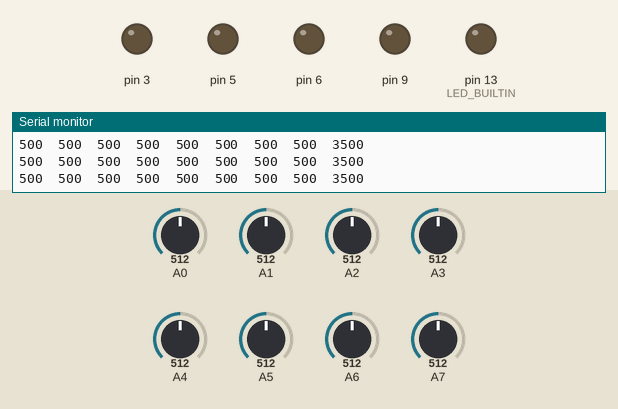
Recording of a sketch running on a simulated Arduino Nano, built with avr-gcc and run on an emulated ATmega328P. Shown: output pins drawn as LEDs (lit = HIGH), the last lines printed to the serial monitor. The test bench sets the inputs (shaded band); at power-on: A0 = 512, A3 = 512, A1 = 512, A2 = 512, A4 = 512, A5 = 512, A6 = 512, A7 = 512.

Above: at 12.7 s.
12.8 s: A0 set to 860
15.8 s: A0 set to 883
At 16.2 s:
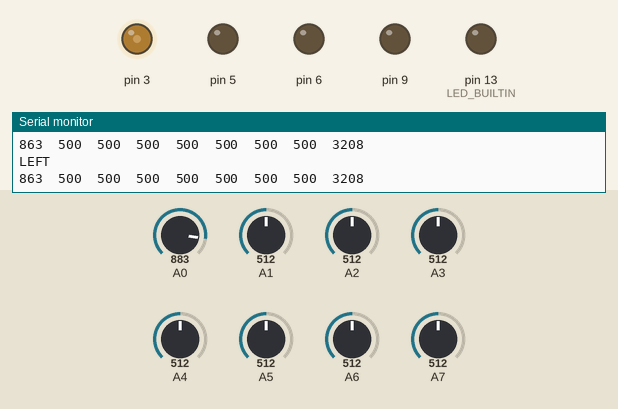
17.3 s: A3 set to 859
20.3 s: A3 set to 879
At 21.5 s:
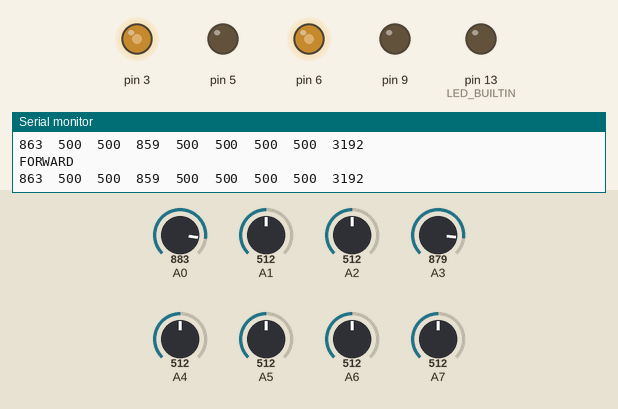
21.8 s: A1 set to 108
24.8 s: A1 set to 98
Timing chart, 0 to 27.8 s (numbered marks = the images above; inputs shaded):
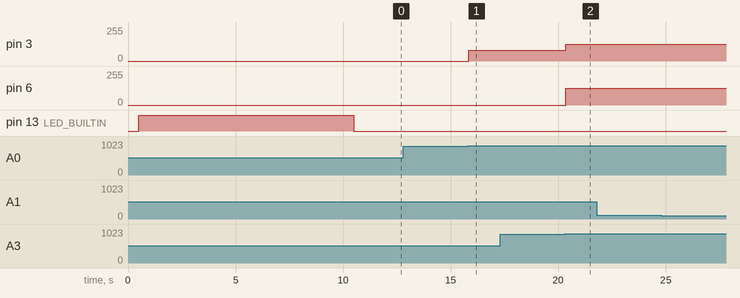

Measured:
- the behaviour switches between 870 and 871 on A0 (found by bisection; images 0 and 1)
- the behaviour switches between 870 and 871 on A3 (found by bisection; images 1 and 2)
- after the input at 15.8 s, pin 3: 0/255 → 80/255 at once
- after the input at 20.3 s, pin 3: 80/255 → 127/255 after 0.06 s; pin 6: 0/255 → 127/255 after 0.06 s

The sketch:

QTRAExample.ino
```cpp
#include <QTRSensors.h>
QTRSensors qtr;
int Last = 0;

const uint8_t SensorCount = 8;
uint16_t sensorValues[SensorCount];

void setup()
{
  // configure the sensors
  qtr.setTypeAnalog();
  qtr.setSensorPins((const uint8_t[]){A0, A1, A2, A3, A4, A5, A6, A7}, SensorCount);
  qtr.setEmitterPin(2);

  delay(500);
  pinMode(LED_BUILTIN, OUTPUT);
  digitalWrite(LED_BUILTIN, HIGH); // turn on Arduino's LED to indicate we are in calibration mode
  for (uint16_t i = 0; i < 400; i++)
  {
    qtr.calibrate();
  }
  digitalWrite(LED_BUILTIN, LOW);
  Serial.begin(9600);
  for (uint8_t i = 0; i < SensorCount; i++)
  {
    Serial.print(qtr.calibrationOn.minimum[i]);
    Serial.print(' ');
  }
  Serial.println();

  for (uint8_t i = 0; i < SensorCount; i++)
  {
    Serial.print(qtr.calibrationOn.maximum[i]);
    Serial.print(' ');
  }
  Serial.println();
  Serial.println();
  delay(1000);
}

void loop()
{

  uint16_t position = qtr.readLineBlack(sensorValues);
  for (uint8_t i = 0; i < SensorCount; i++)
  {
    Serial.print(sensorValues[i]);
    Serial.print('\t');
  }
  Serial.println(position);
  if(sensorValues[3] > qtr.calibrationOn.maximum[3] - 150 || sensorValues[4] > qtr.calibrationOn.maximum[4] - 150){
    analogWrite(3, 127);
    analogWrite(5, 0);
    analogWrite(6, 127);
    analogWrite(9, 0);
    Serial.print("FORWARD");
    Serial.print('\n');
  }
  else if(sensorValues[6] > qtr.calibrationOn.maximum[6] - 150 || sensorValues[7] > qtr.calibrationOn.maximum[7] - 150){
    analogWrite(3, 0);
    analogWrite(5, 0);
    analogWrite(6, 80);
    analogWrite(9, 0);
    Serial.print("RIGHT");
    Serial.print('\n');
    Last = 1;
  }
  else if(sensorValues[0] > qtr.calibrationOn.maximum[0] - 150 || sensorValues[1] > qtr.calibrationOn.maximum[1] - 150){
    analogWrite(3, 80);
    analogWrite(5, 0);
    analogWrite(6, 0);
    analogWrite(9, 0);
    Serial.print("LEFT");
    Serial.print('\n');
    Last = 2;
  }
  else if(sensorValues[1] > qtr.calibrationOn.maximum[1] - 150 && sensorValues[2] > qtr.calibrationOn.maximum[2] - 150 && sensorValues[3] > qtr.calibrationOn.maximum[3] - 150 && sensorValues[4] > qtr.calibrationOn.maximum[4] - 150 && sensorValues[5] > qtr.calibrationOn.maximum[5] - 150 && sensorValues[6] > qtr.calibrationOn.maximum[6] - 150){
    analogWrite(3, 225);
    analogWrite(5, 0);
    analogWrite(6, 225);
    analogWrite(9, 0);
    Serial.print("FORWARD");
    Serial.print('\n');
  }
  else{
    if (Last == 1){
    analogWrite(3, 0);
    analogWrite(5, 0);
    analogWrite(6, 80);
    analogWrite(9, 0);
    Serial.print("RIGHT");
    Serial.print('\n');
    }
    if (Last == 2){
    analogWrite(3, 80);
    analogWrite(5, 0);
    analogWrite(6, 0);
    analogWrite(9, 0);
    Serial.print("LEFT");
    Serial.print('\n');
    }
  }
}
```
